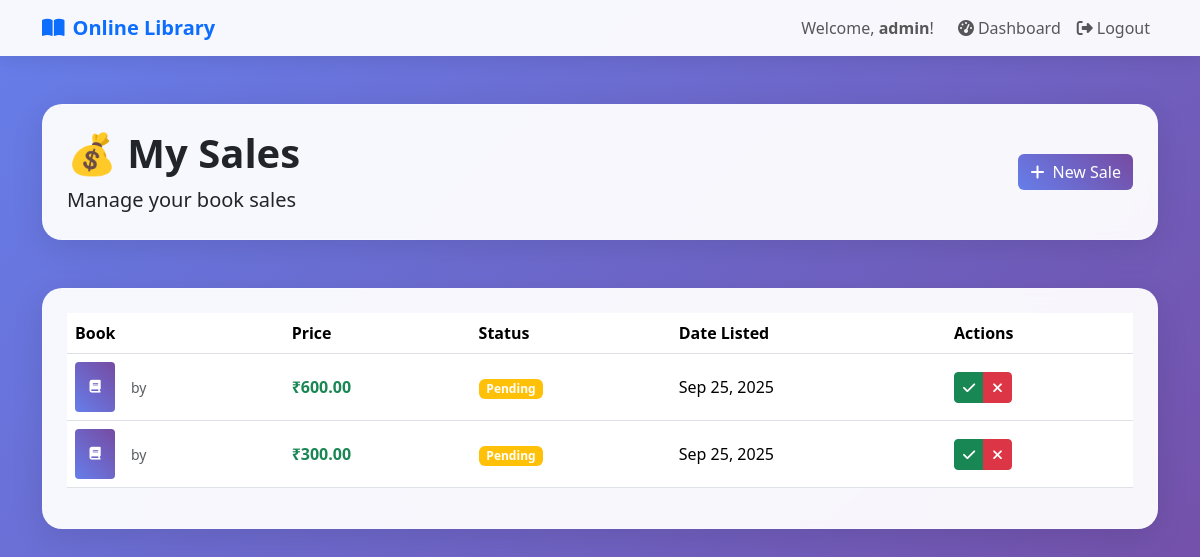
Page /sales/ (signed in) on the committed database.
### catalog/models.py (models this page shows, shortened)
class CustomUser(AbstractUser):
    ROLE_CHOICES = (
        ('admin', 'Admin'),
        ('user', 'User'),
    )
    role = models.CharField(max_length=10, choices=ROLE_CHOICES, default='user')

class Sale(models.Model):
    STATUS_CHOICES = (
        ('pending', 'Pending'),
        ('approved', 'Approved'),
        ('rejected', 'Rejected'),
        ('sold', 'Sold'),
    )
    user = models.ForeignKey(settings.AUTH_USER_MODEL, on_delete=models.CASCADE)
    book_title = models.CharField(max_length=255)
    author = models.CharField(max_length=255)
    category = models.ForeignKey(Category, on_delete=models.SET_NULL, null=True, blank=True)
    condition = models.CharField(max_length=100, default="Good")
    description = models.TextField(blank=True, null=True)
    price = models.DecimalField(max_digits=8, decimal_places=2)
    status = models.CharField(max_length=10, choices=STATUS_CHOICES, default='pending')
    created_at = models.DateTimeField(auto_now_add=True)
    updated_at = models.DateTimeField(auto_now=True)

### catalog/views.py (the view)
# urls.py: path("sales/", views.sale_list, name="sale_list"),
@login_required
def sale_list(request):
    if request.user.is_superuser or getattr(request.user, 'role', '') == 'admin':
        sales = Sale.objects.all()  # Admin sees all
    else:
        sales = Sale.objects.filter(user=request.user)  # User sees only their own
    return render(request, "catalog/sale_list.html", {"sales": sales})

### templates/catalog/sale_list.html (shortened to what this page needs)
{% extends "catalog/base.html" %}
{% block content %}
<div class="container py-5">
    <div class="row mb-5">
        <div class="col-12">
            <div class="glass-card p-4">
                <div class="row align-items-center">
                    <div class="col-md-8">
                        <h1 class="display-6 fw-bold mb-2">💰 My Sales</h1>
                        <p class="lead mb-0">Manage your book sales</p>
                    </div>
                    <div class="col-md-4 text-end">
                        <a href="{% url 'sell_book' %}" class="btn btn-gradient">
                            <i class="fas fa-plus me-2"></i>New Sale
                        </a>
                    </div>
                </div>
            </div>
        </div>
    </div>
    <div class="row">
        <div class="col-12">
            <div class="glass-card p-4">
                {% if sales %}
                <div class="table-responsive">
                    <table class="table table-hover align-middle">
                        <thead>
                            <tr>
                                <th>Book</th>
                                <th>Price</th>
                                <th>Status</th>
                                <th>Date Listed</th>
                                <th>Actions</th>
                            </tr>
                        </thead>
                        <tbody>
                            {% for sale in sales %}
                            <tr>
                                <td>
                                    <div class="d-flex align-items-center">
                                        <div class="book-cover-small me-3" style="width: 40px; height: 50px; background: linear-gradient(45deg, #667eea, #764ba2); border-radius: 4px; display: flex; align-items: center; justify-content: center; color: white;">
                                            <i class="fas fa-book"></i>
                                        </div>
                                        <div>
                                            <small class="text-muted">by {{ sale.book.author }}</small>
                                        </div>
                                    </div>
                                </td>
                                <td class="fw-bold text-success">₹{{ sale.price }}</td>
                                <td>
                                    <span class="badge bg-{% if sale.status == 'sold' %}success{% elif sale.status == 'rejected' %}danger{% elif sale.status == 'approved' %}primary{% else %}warning{% endif %}">
                                        {{ sale.status|title }}
                                    </span>
                                </td>
                                <td>{{ sale.created_at|date:"M d, Y" }}</td>
                                <td>
                                    <div class="btn-group">
                                        {% if user.is_superuser or user.role == 'admin' %}
                                            {% if sale.status == 'pending' %}
                                                <a href="{% url 'approve_sale' sale.id %}" class="btn btn-sm btn-success">
                                                    <i class="fas fa-check"></i>
                                                </a>
                                                <a href="{% url 'reject_sale' sale.id %}" class="btn btn-sm btn-danger">
                                                    <i class="fas fa-times"></i>
                                                </a>
                                            {% else %}
                                                <span class="text-muted">No actions</span>
                                            {% endif %}
                                        {% endif %}
                                    </div>
                                </td>
                            </tr>
                            {% endfor %}
                        </tbody>
                    </table>
                </div>
                {% endif %}
            </div>
        </div>
    </div>
</div>
{% endblock %}

### templates/catalog/base.html (shortened to what this page needs)
{% load static %}
<!DOCTYPE html>
<html lang="en">
<head>
    <link href="https://cdn.jsdelivr.net/npm/bootstrap@5.3.2/dist/css/bootstrap.min.css" rel="stylesheet">
    <link href="https://cdnjs.cloudflare.com/ajax/libs/font-awesome/6.4.0/css/all.min.css" rel="stylesheet">
</head>
<body>
    <nav class="navbar navbar-expand-lg navbar-light nav-glass">
        <div class="container">
            <a class="navbar-brand fw-bold text-primary" href="{% url 'home' %}">
                <i class="fas fa-book-open me-2"></i>Online Library
            </a>
            <div class="navbar-nav ms-auto">
                {% if user.is_authenticated %}
                    <span class="navbar-text me-3">Welcome, <strong>{{ user.username }}</strong>!</span>
                    <a class="nav-link" href="{% url 'dashboard' %}"><i class="fas fa-tachometer-alt me-1"></i>Dashboard</a>
                <form method="post" action="{% url 'logout' %}" class="d-inline">
                    <button type="submit" class="nav-link btn btn-link" style="border: none; background: none; cursor: pointer;">
                        <i class="fas fa-sign-out-alt me-1"></i>Logout
                    </button>
                </form>
                {% else %}
                    <a class="nav-link" href="{% url 'login' %}"><i class="fas fa-sign-in-alt me-1"></i>Login</a>
                    <a class="nav-link" href="{% url 'register' %}"><i class="fas fa-user-plus me-1"></i>Register</a>
                {% endif %}
            </div>
        </div>
    </nav>
    {% block content %}{% endblock %}
</body>
</html>

### templates/catalog/base.html (style rules this page uses)
:root { --primary: #2c3e50; --secondary: #3498db; --success: #27ae60; --warning: #f39c12; --danger: #e74c3c; --light: #ecf0f1; --dark: #2c3e50; }
body { font-family: 'Segoe UI', Tahoma, Geneva, Verdana, sans-serif; background: linear-gradient(135deg, #667eea 0%, #764ba2 100%); min-height: 100vh; }
.glass-card { background: rgba(255, 255, 255, 0.95); backdrop-filter: blur(10px); border-radius: 20px; border: 1px solid rgba(255, 255, 255, 0.2); box-shadow: 0 8px 32px rgba(0, 0, 0, 0.1); }
.nav-glass { background: rgba(255, 255, 255, 0.95) !important; backdrop-filter: blur(10px); box-shadow: 0 2px 20px rgba(0, 0, 0, 0.1); }
.btn-gradient { background: linear-gradient(45deg, #667eea, #764ba2); border: none; color: white; transition: all 0.3s ease; }

### templates/catalog/sale_list.html (style rules this page uses)
.book-cover-small { font-size: 0.8rem; }

### rows in the picture
CustomUser: username "admin"
Sale: price "600.00", status "Pending", created_at "Sep 25, 2025"
Sale: price "300.00", status "Pending", created_at "Sep 25, 2025"
